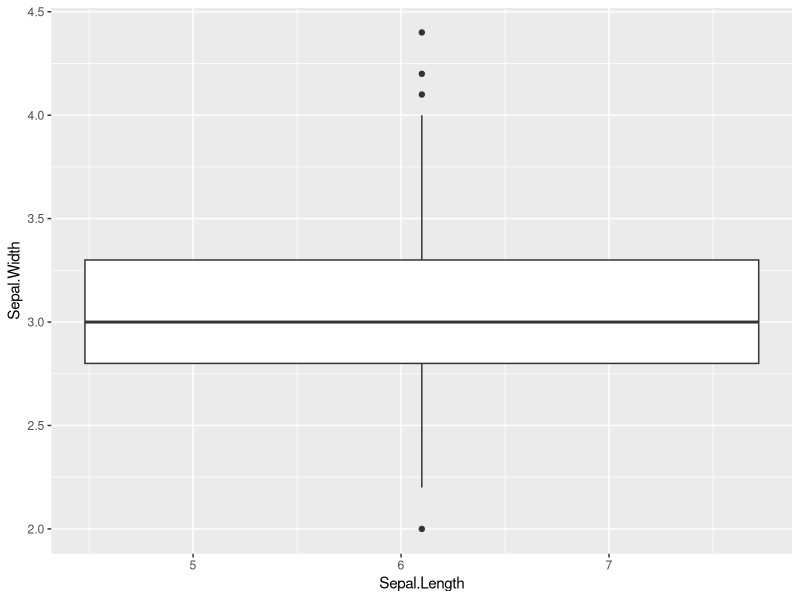
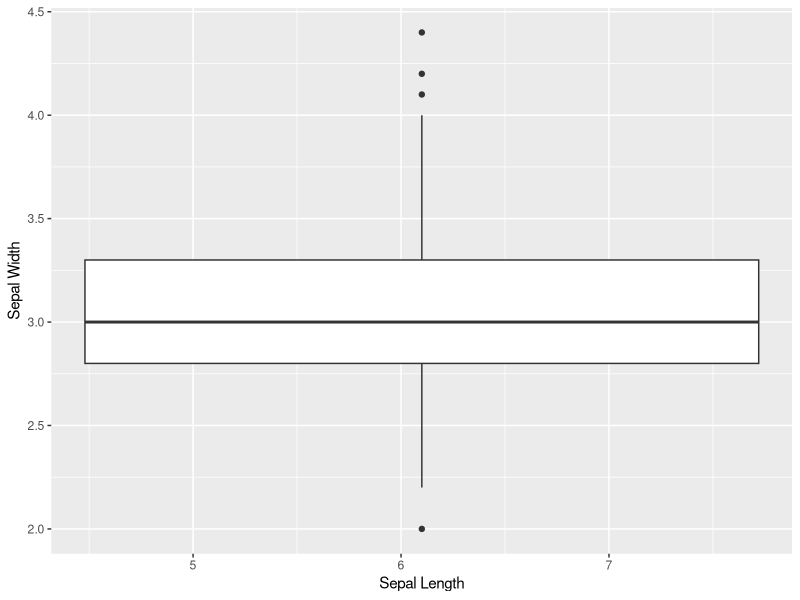
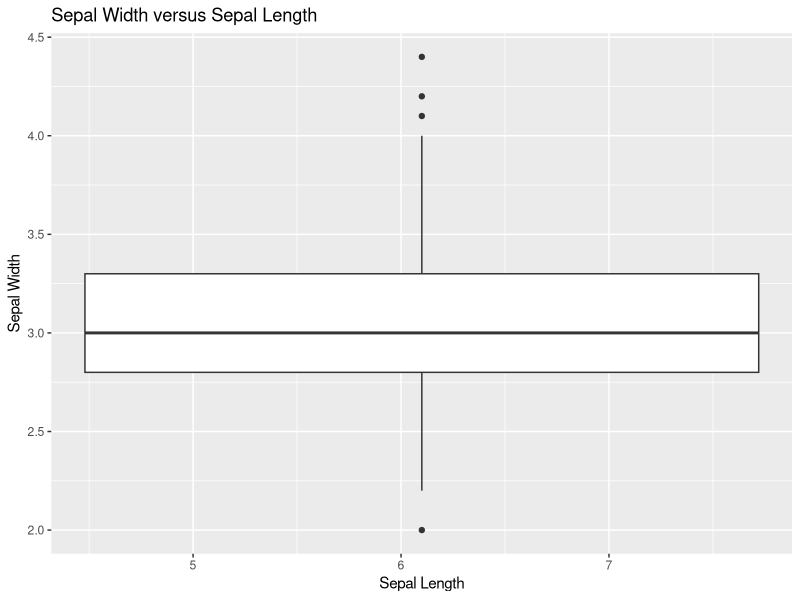

R code for these plots, in order:
# loaded data - kylie
iris_data <- data.frame(iris)

# data viz - maddie
library(ggplot2)
ggplot(iris_data, aes(x=Sepal.Length, y=Sepal.Width)) + geom_boxplot()

# labels - claire
library(ggplot2)
ggplot(iris_data, aes(x=Sepal.Length, y=Sepal.Width)) + geom_boxplot() + xlab("Sepal Length") + ylab("Sepal Width")

# labels - emma
library(ggplot2)
ggplot(iris_data, aes(x=Sepal.Length, y=Sepal.Width)) + geom_boxplot() + 
  xlab("Sepal Length") + ylab("Sepal Width") + ggtitle("Sepal Width versus Sepal Length")

